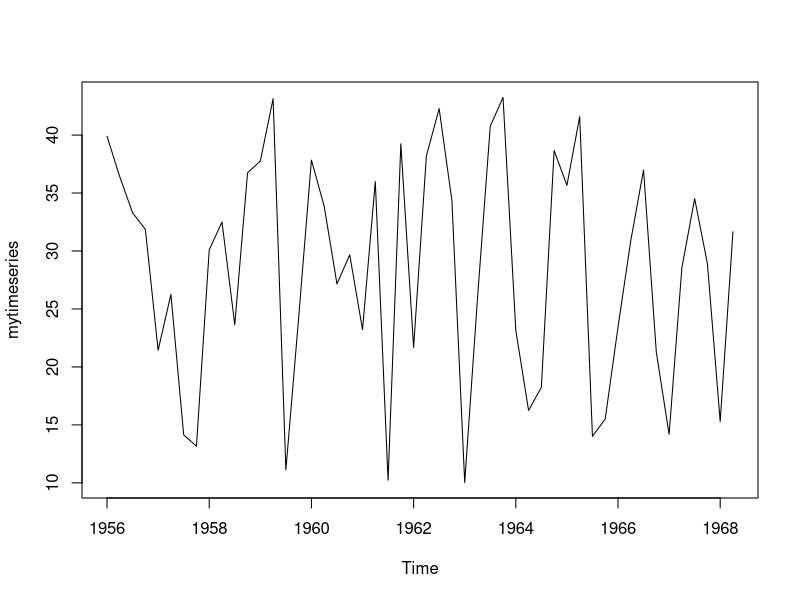
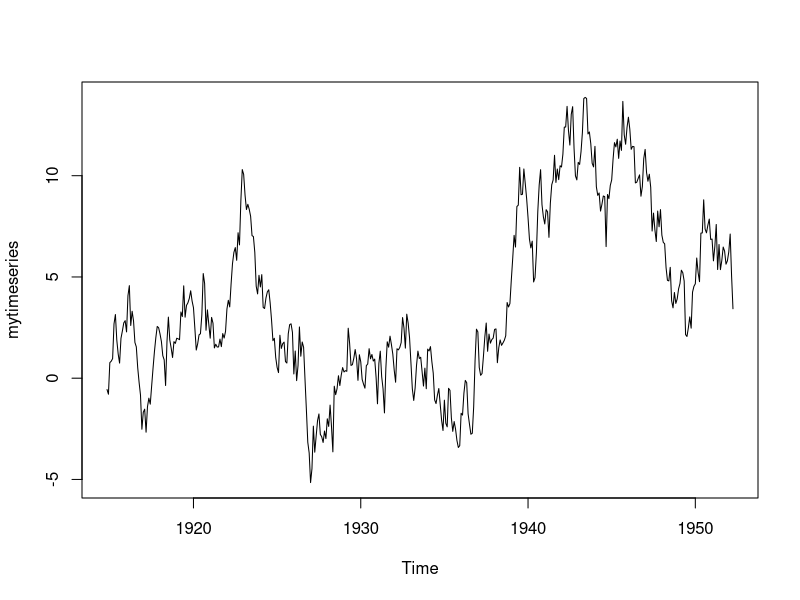
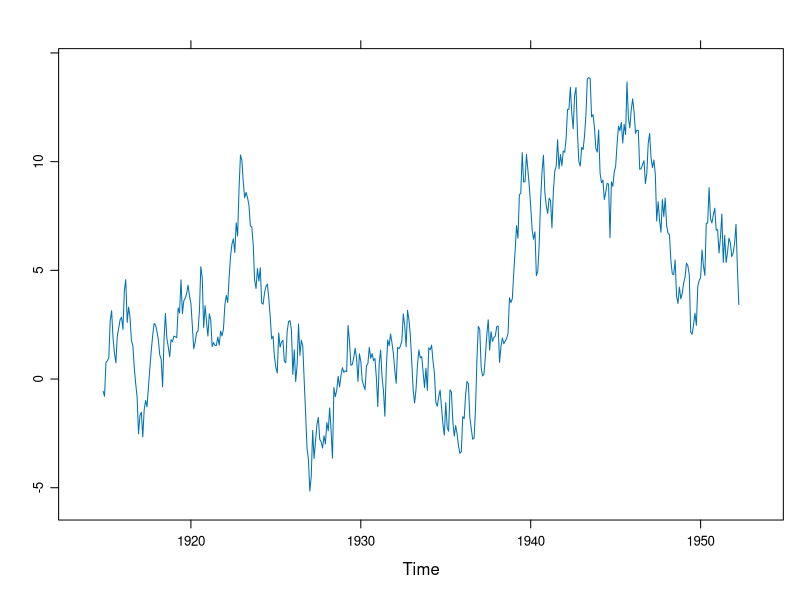
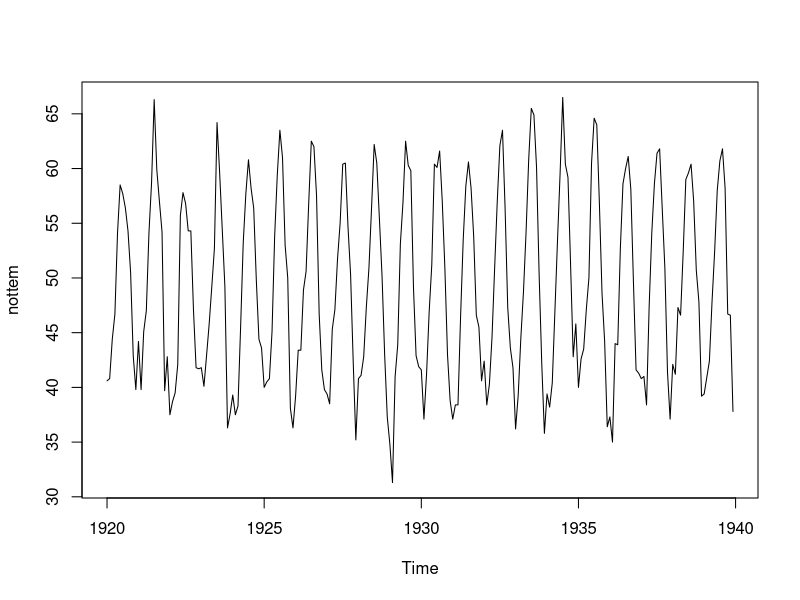
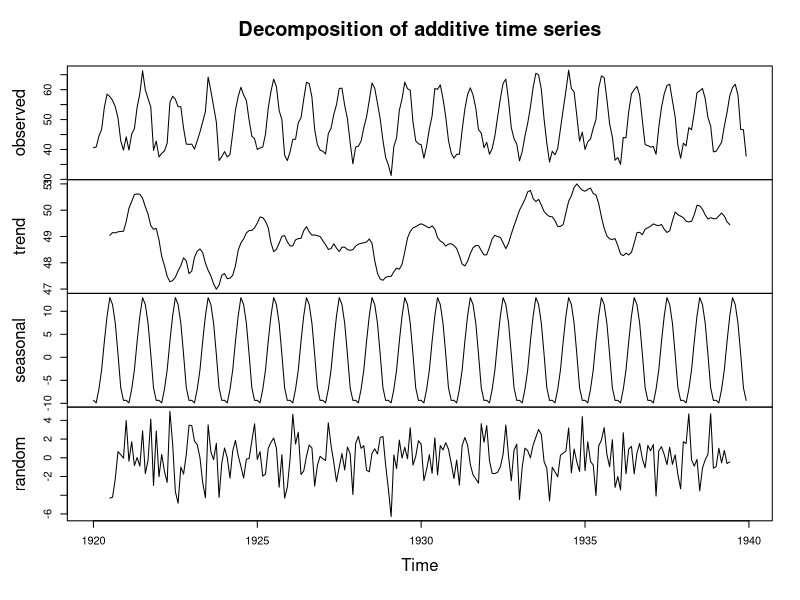
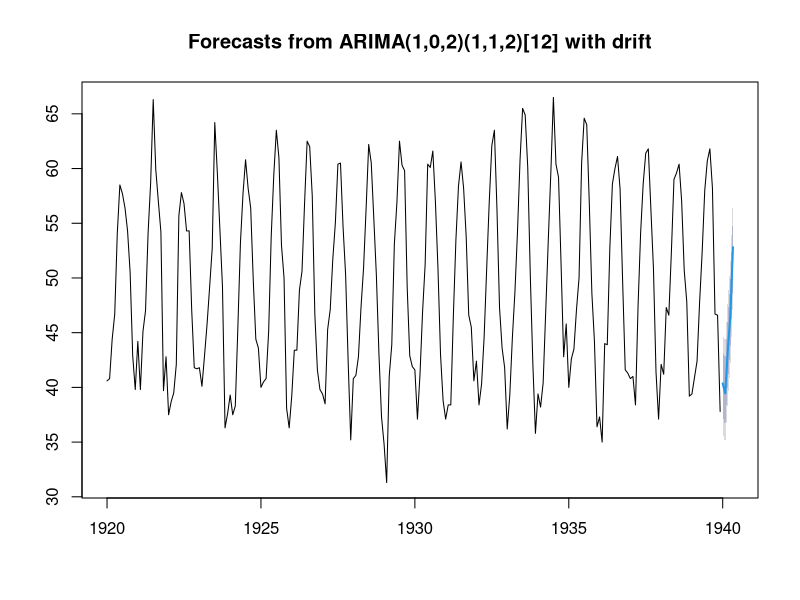
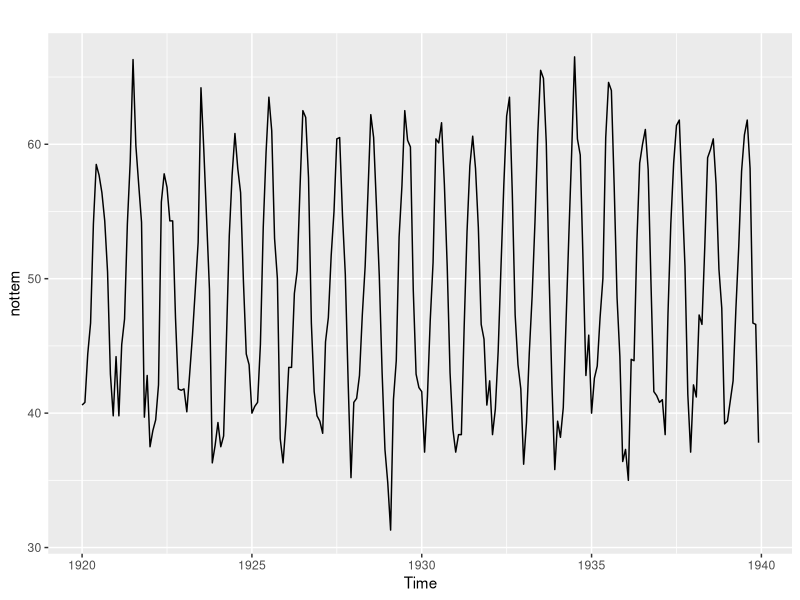
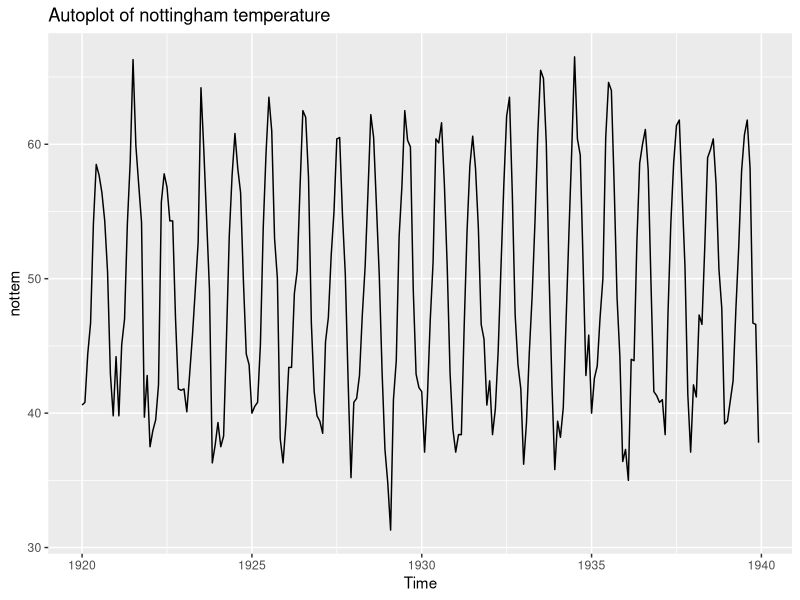

Source code (R) for these figures, in order: (Note: this script raises an error after producing the figures.)
# A time series can be easily confused as a simple vector
lynx
# at a first glance, there is no visible time element

# this is where the ts class comes into play (timestamp for all time series calculations)
# time series require this class to work (models, graphs, functions and packages work with this class)
# if you have a multivariate time series (several columns for variable) you use "mts"
# when the time series is irregular, you use "xts" (suitable for financial data that have holydays in it
# on the other hand, the object "ts" equires the data to be regularely spaced 

mydata <- runif(50, 10, 45)
mydata

# now we transform this simple vector into a time series
mytimeseries <- ts(data = mydata, 
                   start = 1956, 
                   frequency = 4)
mytimeseries

# plotting a time series
plot(mytimeseries)

# checking the class
class(mytimeseries)

# checking the timestamp
time(mytimeseries)

# refining the start argument
# tweaking the timestamp; how do we modify it?
# start and c()
mytimeseries <- ts(data = mydata,
                   start = c(1956, 3),
                   frequency = 4)
mytimeseries

# hourly measurements with daily patterns, start at 8am on the first day
# start = c(1, 8), frequency(24)mytimeseries <- ts(data = mydata,
mytimeseries <- ts(data = mydata,
                   start = c(1,8),
                   frequency = 24)
mytimeseries

# measurements taken twice a day on workdays with weekly patterns, starts at the first week
mytimeseries <- ts(data = mydata,
                   start = 1,
                   frequency = 10)
mytimeseries

# monthly measurements with yearly cycles <- frequency = 12
# weekly measurements with yearly cycles <- frequency = 52

# this method also worls with the "mts" class too

############### EXercise, time series formatting
set.seed(123)
mydata <- cumsum(rnorm(450))

mytimeseries <- ts(data = mydata,
                   start = c(1914, 11),
                   frequency = 12)
mytimeseries
plot(mytimeseries)

# now use the lattice package

library(lattice)
xyplot.ts(mytimeseries)

# Time series chart and graphs, visualization is important
library(tidyverse)
# the latest version of the library "forecast" integrates "ggplot2" for plotting time series
# shiny is getting more and more attention (you can publish visualization online)
# users can interact with online shiny projects

nottem

# standard R base plot
plot(nottem)

# this is important: you can directly visualize the model (seasonal decomposition)
decompose(nottem)
plot(decompose(nottem))

library(forecast)
plot(forecast(auto.arima(nottem), h = 5))

# ggplot2 equivalent: the autoplot() function
autoplot(nottem)

autoplot(nottem) + 
  ggtitle("Autoplot of nottingham temperature")

# Time series specific plot
ggseasonplot(nottem)
ggmonthplot(nottem) # each month has its own line chart. the blue line is the mean for each line

################### Exercise

dataset <- AirPassengers
dataset
?par()
seasonplot(dataset, 
           main = "Seasonal Plot of dataset AirPassengers",
           xlab = "",
           col = c("red", "blue"),
           year.labels = T,
           labelgap = 0.35,
           type = "l",
           bty = "l", # boxlines
           cex = 0.75)


# no headers or row id and sorted correctly (continuous series of data)



######## working with irregular time series
# the interval between observations is not fixed
# in general you want to avoid it
# most model techniques require a regular time series!!! (arima, exponential smoothing etc...)
# we need to fix the dataset before using it for modeling and forecasting
# a possible solution would be to aggregate the data at a particular unit of time (and get the average)
# unfortunately, some information will be lost

# as you can see, the date here is character
class(irregular_sensor$V1)

# some days only have one observation, other days have multiple observations, and the hour fluctuates a lot
# this would lead to problems in the analysis
# we want to transform it into a daily dataset <- whenever there is more than one observation, we'll pick the mean

library(zoo)
library(tidyr)

# steps to be taken:
# 1. we convert the carachter into a date-time format (POSIX or date)
# 2. we regularize the dataset with an aggregate function
# 3. we convert the object into a time series

# the class "zoo" is perfect for irregular time series. date and time colums can be easily handled

# two alternative methods:
# 1. Separating the date and time components
# 2. keeping the date and time components as a unit

##### solution nr. 1

irregular_sensor

irreg.split <- separate(irregular_sensor,
         col = V1,
         into = c("date", "time"),
         sep = 8, # you separate after character numer eight
         remove = T) # you remove the original column
irreg.split

# converting text into time (POSIXlt)
sensor.date <- strptime(irreg.split$date, "%m/%d/%y")

irregts.df <- data.frame(date = sensor.date, 
                         measurement = irreg.split$V2)
# now we want to convert this dataframe into a zoo object
# we do that because we want to aggragate the data (mean) with the same date

irreg.dates <- zoo(irregts.df$measurement,
                   order.by = irregts.df$date)
irreg.dates

# aggregate by date
ag.irregtime<- aggregate(irreg.dates,
          as.Date, mean)


# 2nd solution, we keep the date AND time components as a unit (with no dataframe conversion)
sensor.date1 <- strptime(irregular_sensor$V1, "%m/%d/%y %I:%M %p")
sensor.date1

irreg.dates1 <- zoo(irregular_sensor$V2,
                    order.by = sensor.date1)
irreg.dates1

ag.irregtime1 <- aggregate(irreg.dates1,
                           as.Date, mean)
ag.irregtime1

plot(ag.irregtime1)


# convert it into a timeseries object

myts <- ts(ag.irregtime1)
plot(myts)

################ Working with missing data and outliers
# outliers can currupt the outcome of the analysis
# modeling techniques require the dataset to be complete

data <- ts_NAandOutliers
data

myts <- ts(data$mydata)
myts


# these two functions will help you spot some problems in the dataset
summary(myts)
plot(myts)

# extremely useful for outliers: tsoutlier()
tsoutliers(myts)
myts1 <- tsoutliers(myts)
plot(myts)

# missing values -> missing data imputation
# several available methods

# in the ZOO package
# Last Observation Carried Forward (very robust)
summary(na.locf(myts))
# or na.fill(data, value)
# na.trim()

# one interesting missing value in the package forecast (based on exponential smoothing)
na.interp(myts)

# the most convenient function is tsclean(), it combines na.interp() and tsoutliers()
# missing values are filled and outliers are replaced with locally smooth values

mytsclean <- tsclean(myts)
plot(mytsclean)
summary(mytsclean)
































